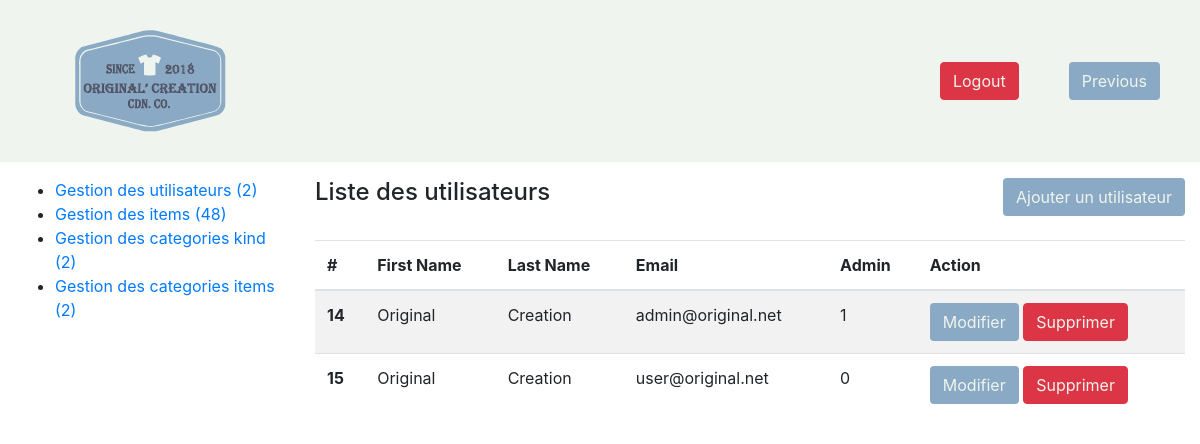
/admin/user-list.php (signed in), run on the app's committed database.
### tables this page shows
CREATE TABLE IF NOT EXISTS `user` (
  `id` int(11) NOT NULL AUTO_INCREMENT,
  `firstname` varchar(255) NOT NULL,
  `lastname` varchar(255) NOT NULL,
  `email` varchar(255) NOT NULL,
  `password` varchar(255) NOT NULL,
  `is_admin` tinyint(1) DEFAULT '0',
  `adress` varchar(255) NOT NULL,
  PRIMARY KEY (`id`)
);

### admin/user-list.php (the view, shortened to what this page needs)
<?php
require_once '../tools/common.php';
$query = $db->query('SELECT * FROM user');
$users = $query->fetchall();
?>
<!DOCTYPE html>
<html>
<head>
    <?php require 'partials/head_assets.php'; ?>
</head>
<body class="index-body">
<?php require 'partials/header.php'; ?>
<div class="container-fluid">
    <div class="row my-3 index-content">
        <?php require 'partials/nav.php'; ?>
        <section class="col-9">
            <header class="pb-4 d-flex justify-content-between">
                <h4>Liste des utilisateurs</h4>
                <a class="btn button-color" href="user-form.php">Ajouter un utilisateur</a>
            </header>
            <?php if($users): ?>
                <table class="table table-striped">
                    <thead>
                    <tr>
                        <th>#</th>
                        <th>First Name</th>
                        <th>Last Name</th>
                        <th>Email</th>
                        <th>Admin</th>
                        <th>Action</th>
                    </tr>
                    </thead>
                    <tbody>
                    <?php foreach($users as $user): ?>
                        <tr>
                            <th><?php echo htmlentities($user['id']); ?></th>
                            <td><?php echo htmlentities($user['firstname']); ?></td>
                            <td><?php echo htmlentities($user['lastname']); ?></td>
                            <td><?php echo htmlentities($user['email']); ?></td>
                            <td><?php echo htmlentities($user['is_admin']); ?></td>
                            <td>
                                <a href="user-form.php?user_id=<?php echo $user['id']; ?>&action=edit" class="btn button-color">Modifier</a>
                                <a onclick="return confirm('Are you sure?')" href="user-list.php?user_id=<?php echo $user['id']; ?>&action=delete" class="btn btn-danger button-logout">Supprimer</a>
                            </td>
                        </tr>
                    <?php endforeach; ?>
                    </tbody>
                </table>
            <?php else: ?>
                Aucun utilisateur enregistré.
            <?php endif; ?>
        </section>
    </div>
</div>
</body>
</html>

### css/bon_css.css (style rules this page uses)
a:link { text-decoration: none; }
.button-color { background-color: #8aa9c4; color: #eff5ee; }
.button-logout { color: #eff5ee; }

### data on the page
user: id "14", firstname "Original", lastname "Creation", email "admin@original.net", is_admin "1"
user: id "15", firstname "Original", lastname "Creation", email "user@original.net", is_admin "0"

### other printed values
$nbUsers "2"
$nbItems "48"
$nbCategoryKind "2"
$nbCategoryItem "2"
